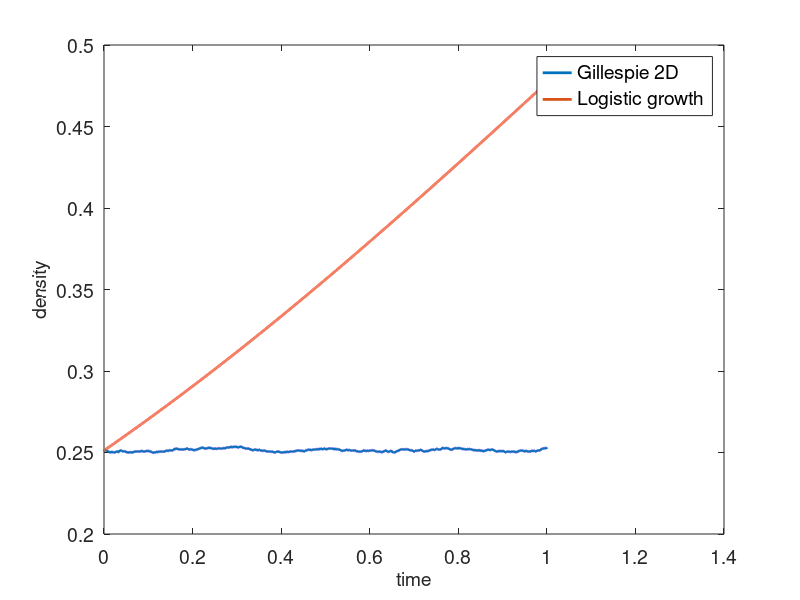

Write the MATLAB code that produced this figure.

% Gillespie algorithm for 1d

clear all

% Parameters

% lattice dimension
dim = 2;

% length of the side of square
L = 100;

Pm = 1; % transition rate per unit time of moving to another lattice site

Pp = 0.1; % proliferation rate per unit time of giving rise to another agent

Pd = 0.05; % death rate per unit time


cells = zeros(L,L); % array that will store the sites

% initially choose randomly if each state is occupied or no

% choose a random number for each state
rand_initial = rand(L,L);

for i = 1:L      
   % if the random number is greater than 0.5, then assume that initially
   % there is a cell at that site. 1 corresponds to that cell
   for j = 1:L
      if rand_initial(i,j)>0.5
        cells(i,j) = 1; 
      end
   end
end



Q = sum(sum(cells)); % store the number of cells at different times


a0 = (Pm + Pp + Pd)*Q; % total propensity function 


t_final = 20; % time interval
t = 0; % initialise time
iter = 0; % count the number of iterations

%Cells = zeros(L,30);


%%%%%%%%%%%%%%%%%%%%%%%%%%%%%%%%%
% this is for logistic growth

Q_initial = Q;

%%%%%%%
%Gillespie simulation

while t < t_final

    iter = iter + 1;
    NumberOfCells(iter) = Q;
    %Cells(:,iter) = cells; % check how it looks like
    
    tau = log (1/rand) / a0; % choose time till the next event

    % choose which event occurs (movement, proliferation or death)#

    R = a0*rand;

    % Movement event
    if R < Pm*Q
        
       random_permutation_row = randperm(L);
       random_permutation_column = randperm(L);
       agent_ID_row = random_permutation_row(1); % choose a random agent 
       agent_ID_column = random_permutation_column(1); % choose a random agent 
       
       % check if it is actually an agent and not zero at that point and if
       % not choose until it is an agent
       while cells(agent_ID_row,agent_ID_column) == 0
           random_permutation_row = randperm(L);
           random_permutation_column = randperm(L);
           agent_ID_row = random_permutation_row(1); % choose a random agent 
           agent_ID_column = random_permutation_column(1); % choose a random agent  
       end
       
       

       % choose one of its 4 neighbours
       random_number = rand;
       % neighbour up
       if random_number < 0.25
          neighbour_ID_row = agent_ID_row + 1; 
          neighbour_ID_column = agent_ID_column; 
          %periodic boundary conditions
          if neighbour_ID_row == L+1
             neighbour_ID_row = 1;  
          end
          
       % neighbour down        
       elseif random_number > 0.25 && random_number < 0.5
          neighbour_ID_row = agent_ID_row -1;
          neighbour_ID_column = agent_ID_column;       
          %periodic boundary conditions
          if neighbour_ID_row == 0
             neighbour_ID_row = L;  
          end
          
       % neighbour left
       elseif random_number > 0.5 && random_number < 0.75
          neighbour_ID_column = agent_ID_column -1;
          neighbour_ID_row = agent_ID_row;
          %periodic boundary conditions
          if neighbour_ID_column == 0
             neighbour_ID_column = L;  
          end        
          
       % neighbour right
       elseif random_number > 0.75
          neighbour_ID_column = agent_ID_column +1;
          neighbour_ID_row = agent_ID_row;
          %periodic boundary conditions
          if neighbour_ID_column == L+1
             neighbour_ID_column = 1;  
          end    
          
       end

       % check if the neighbour is empty, if yes, move the cell to that grid
       if cells(neighbour_ID_row,neighbour_ID_column) == 0
          cells(neighbour_ID_row,neighbour_ID_column) = 1;
          cells(agent_ID_row,agent_ID_column) = 0;

       end

    end

    % Proliferation event
    if R > Pm*Q && R < (Pm+Pp)*Q

       random_permutation_row = randperm(L);
       random_permutation_column = randperm(L);
       agent_ID_row = random_permutation_row(1); % choose a random agent 
       agent_ID_column = random_permutation_column(1); % choose a random agent 
       
       % check if it is actually an agent and not zero at that point and if
       % not choose until it is an agent
       while cells(agent_ID_row,agent_ID_column) == 0
           random_permutation_row = randperm(L);
           random_permutation_column = randperm(L);
           agent_ID_row = random_permutation_row(1); % choose a random agent 
           agent_ID_column = random_permutation_column(1); % choose a random agent  
       end
       
       

       % choose one of its 4 neighbours
       random_number = rand;
       % neighbour up
       if random_number < 0.25
          neighbour_ID_row = agent_ID_row + 1; 
          neighbour_ID_column = agent_ID_column; 
          %periodic boundary conditions
          if neighbour_ID_row == L+1
             neighbour_ID_row = 1;  
          end
          
       % neighbour down        
       elseif random_number > 0.25 && random_number < 0.5
          neighbour_ID_row = agent_ID_row -1;
          neighbour_ID_column = agent_ID_column;       
          %periodic boundary conditions
          if neighbour_ID_row == 0
             neighbour_ID_row = L;  
          end
          
       % neighbour left
       elseif random_number > 0.5 && random_number < 0.75
          neighbour_ID_column = agent_ID_column -1;
          neighbour_ID_row = agent_ID_row;
          %periodic boundary conditions
          if neighbour_ID_column == 0
             neighbour_ID_column = L;  
          end        
          
       % neighbour right
       elseif random_number > 0.75
          neighbour_ID_column = agent_ID_column +1;
          neighbour_ID_row = agent_ID_row;
          %periodic boundary conditions
          if neighbour_ID_column == L+1
             neighbour_ID_column = 1;  
          end    
          
       end

       % check if the neighbour is empty, if yes, move the cell to that grid
       if cells(neighbour_ID_row,neighbour_ID_column) == 0
          cells(neighbour_ID_row,neighbour_ID_column) = 1;
          Q = Q + 1; % increase in total population
          a0 = a0 + (Pm + Pp + Pd); % change in total propensity function
       end

    end
    
    % Death event

    if R > (Pm+Pp)*Q  && R < (Pm+Pp + Pd)*Q

       random_permutation_row = randperm(L);
       random_permutation_column = randperm(L);
       agent_ID_row = random_permutation_row(1); % choose a random agent 
       agent_ID_column = random_permutation_column(1); % choose a random agent 
       
       % check if it is actually an agent and not zero at that point and if
       % not choose until it is an agent
       while cells(agent_ID_row,agent_ID_column) == 0
           random_permutation_row = randperm(L);
           random_permutation_column = randperm(L);
           agent_ID_row = random_permutation_row(1); % choose a random agent 
           agent_ID_column = random_permutation_column(1); % choose a random agent  
       end
       
       % cell dies

       cells(agent_ID_row, agent_ID_column) = 0;
       Q = Q - 1; % decrease in total population
       a0 = a0 - (Pm + Pp + Pd); % change in total propensity function
    end

    t = t + tau;

    store_time(iter) = t;
end

rescaled_time  = (Pp - Pd)*store_time; % rescale time to allow parameter comparison

rescaled_density = ((Pp-Pd)/(Pp)) * NumberOfCells/L^2;


% plot the changes in the number of cells
figure

%plot(rescaled_time,NumberOfCells/L^2,'LineWidth', 2);set(gca,'FontSize',14); % number of cells in the system
plot(rescaled_time,rescaled_density,'LineWidth', 2);set(gca,'FontSize',14); % number of cells in the system


xlabel('time','FontSize',14)
ylabel('density','FontSize',14)



%%%%%%%%%%%%%%%%
% solution to the corresponding logistic growth equation

cA0 = Q_initial/L^2; % initial density
cA0_bar = (Pp - Pd)/(Pp)*cA0;

f = @(t) cA0_bar * exp(t)/(1+cA0_bar*(exp(t)-1)); % solution to the equation 

for i = 1 : length(store_time)
   % store_time(i) = (Pp - Pd) * store_time(i); % rescale time
    y(i) = f(rescaled_time(i)); 
end

%%% plot logistic solution 



hold on
plot(rescaled_time,y,'LineWidth', 2)
h_legend = legend('Gillespie 2D','Logistic growth');
set(h_legend,'FontSize',14)
xlabel('time','FontSize',14)
ylabel('density','FontSize',14)

